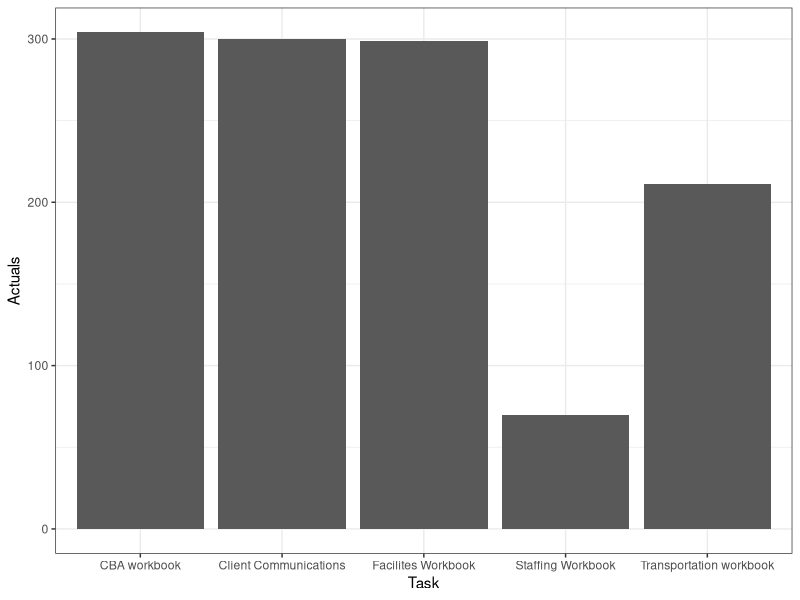
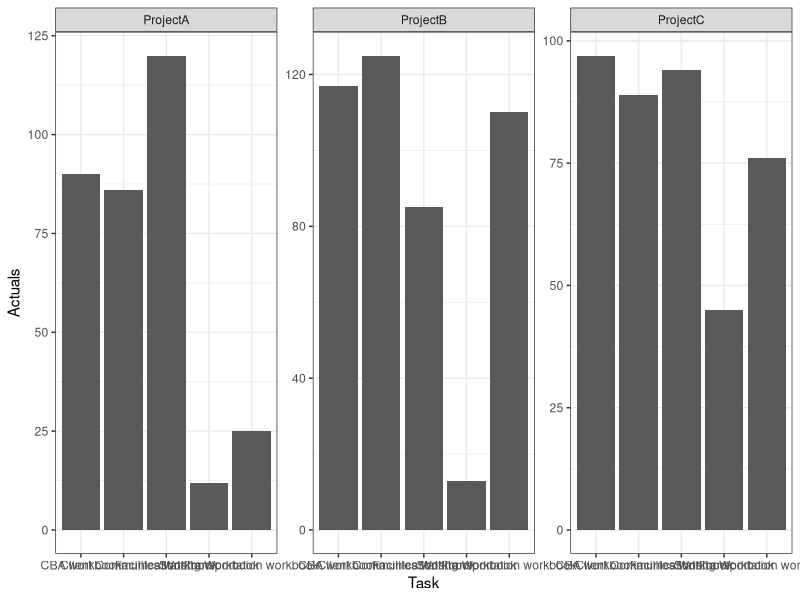

These figures' R source, in order:
library(tidyverse)
library(readxl)
library(dplyr)

ProjectA <- read_excel("RscriptCodeSpace/Hours_Predict_R.xlsx",
                       sheet = "Project A",
                       range = "B2:G100",
                       col_names = TRUE)

ProjectB <- read_excel("RscriptCodeSpace/Hours_Predict_R.xlsx",
                       sheet = "Project B",
                       range = "B2:G100",
                       col_names = TRUE)

ProjectC <- read_excel("RscriptCodeSpace/Hours_Predict_R.xlsx",
                       sheet = "Project C",
                       range = "B2:G100",
                       col_names = TRUE)


summary(ProjectA)
summary(ProjectB)
summary(ProjectC)



ProjectA <- ProjectA %>% 
  mutate(ProjectA = "ProjectA")
ProjectB <- ProjectB %>% 
  mutate(ProjectA = "ProjectB")
ProjectC <- ProjectC %>% 
  mutate(ProjectA = "ProjectC")

Project_data <- bind_rows(ProjectA,ProjectB,ProjectC)

Project_data <- Project_data %>%   ##Deletes rows with NA
  drop_na()

Project_data <- Project_data %>% 
  mutate(percent_of_budget = Actuals/Budget*100)

Project_data <- Project_data %>% 
  rename(Project = ProjectA)

ggplot(Project_data, aes(x = Task, y = Actuals))+
  geom_col()+
  theme_bw()

ggplot(Project_data, aes(x = Task, y = Actuals))+
  geom_col()+
  facet_wrap(vars(Project), scales = "free", ncol = 3)+
  theme_bw()

